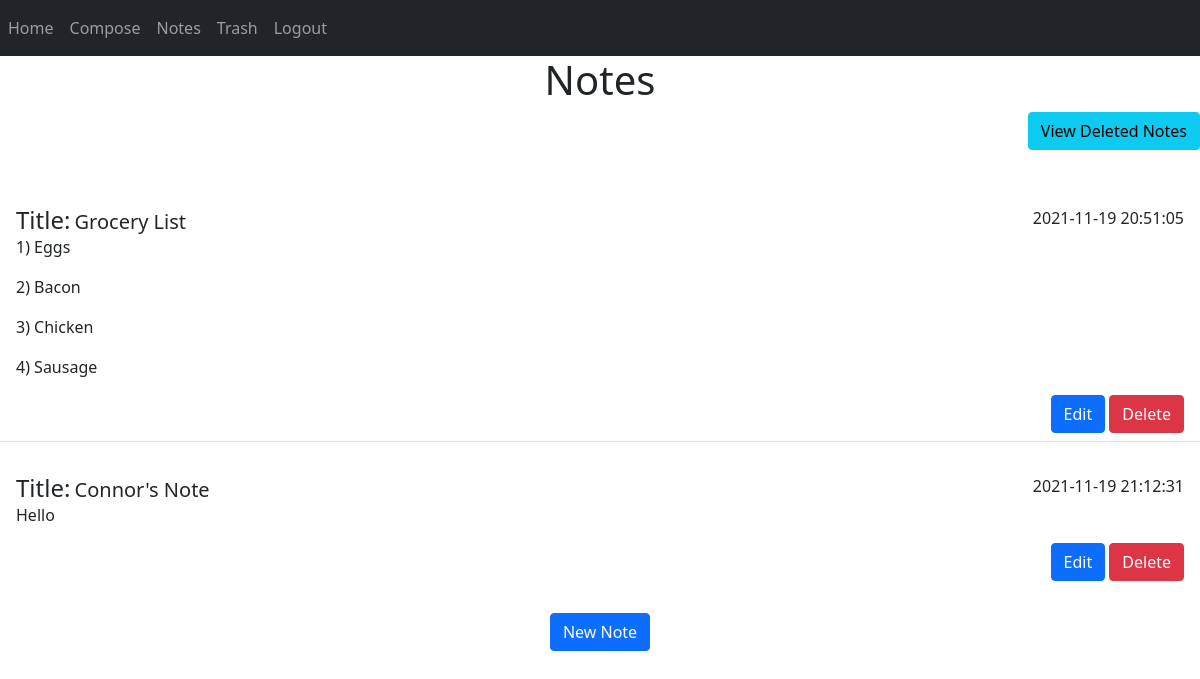
Page /notes (signed in) on the committed database.
### app/models.py (models this page shows)
class Note(db.Model):
    id = db.Column(db.Integer, primary_key=True)
    title = db.Column(db.String(255))
    data = db.Column(db.String(10000))
    date = db.Column(db.DateTime(timezone=True), default=func.now())
    deleted = db.Column(db.Boolean)
    user_id = db.Column(db.Integer, db.ForeignKey('user.id'))

### app/routes.py (the view)
@view.route('/notes', methods=['GET', 'POST'])
@login_required
def notes():
    return render_template("notes.html", user=current_user)

### app/__init__.py (called while the page is built)
def create_app():
    from .models import User, download_attachment
    app = Flask(__name__)
    app.config.from_object(Config)
    db.init_app(app)
    migrate = Migrate(app, db)
    app.jinja_env.globals.update(download_attachment=download_attachment)
    from .routes import view
    app.register_blueprint(view, url_prefix='/')
    login = LoginManager(app)
    login.login_view = 'view.login'
    login.init_app(app)
    @login.user_loader
    def load_user(id):
        return User.query.get(int(id))
    return app

### app/templates/notes.html
{% extends "base.html" %} {% block content %}
<h1 align="center">Notes</h1>
<ul class="list-group list-group-flush" id="view-deleted">
  <li>
    <span style="float: right">
      <a
        href="{{ url_for('view.deletedNotes', user=user) }}"
        class="btn btn-info"
        role="button"
        >View Deleted Notes</a
      >
    </span>
  </li>
</ul>
<br />
<ul class="list-group list-group-flush" id="notes">
  {% for note in user.notes %} {% if note.deleted == False %}
  <br />
  <li class="list-group-item">
    <div p-3 mb-2 bg-white text-dark>
      <h4 style="display: inline">Title:</h4>
      <h5 style="display: inline">{{ note.title }}</h5>
      <span style="float: right">{{ note.date }}</span> {{ note.data |safe}}
      <p>
        <span style="float: right">
          <a
            href="{{ url_for('view.editNote', id=note.id) }}"
            class="btn btn-primary"
            role="button"
            >Edit</a
          >
          <a
            href="{{ url_for('view.deleteNote', id=note.id) }}"
            class="btn btn-danger"
            role="button"
            >Delete</a
          >
        </span>
      </p>
    </div>
  </li>
  {% endif %} {% endfor %}
</ul>
<br />
<div align="center">
  <a
    href="{{ url_for('view.addNote', user=user) }}"
    class="btn btn-primary"
    role="button"
    >New Note</a
  >
</div>
<br />
<br />
{% endblock %}

### rows in the picture
Note: title "Grocery List", date "2021-11-19 20:51:05", data "1) Eggs 2) Bacon 3) Chicken 4) Sausage"
Note: title "Connor's Note", date "2021-11-19 21:12:31", data "Hello"
